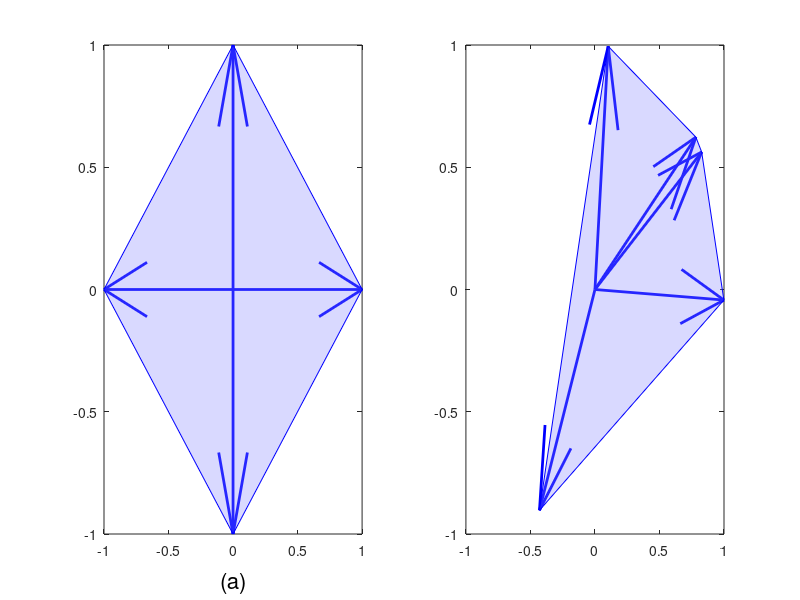

MATLAB code to generate this figure:
subplot(1,2,1);
h=quiver([0 0 0 0],[0 0 0 0],[1,0,-1,0],[0,1,0,-1],0);
set(h,'color',[0 0 1], 'linewidth',2);
patch([-1 0 1 0],[0 -1 0 1],[0.5 0.5 1],'FaceAlpha',0.3,'EdgeColor',[0 0 1]);
text(-0.1, -1.2, '(a)', 'FontSize', 16);

subplot(1,2,2);
X=randn(5,2); X=diag(1./sqrt(sum(X.^2,2)))*X;
h=quiver(zeros(5,1),zeros(5,1),X(:,1),X(:,2),0);
set(h,'color',[0 0 1], 'linewidth', 2);
[~,ind]=sort(X(:,1));
X=X(ind,:);
patch(X(:,1), X(:,2), [0.5 0.5 1],'FaceAlpha',0.3,'EdgeColor',[0 0 1])

set(gcf,'position', [240   432   894   366]);

